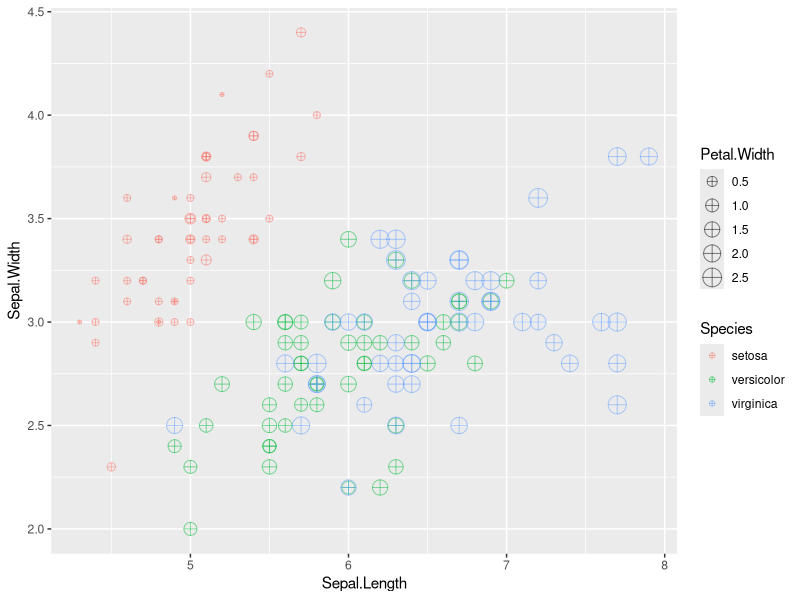
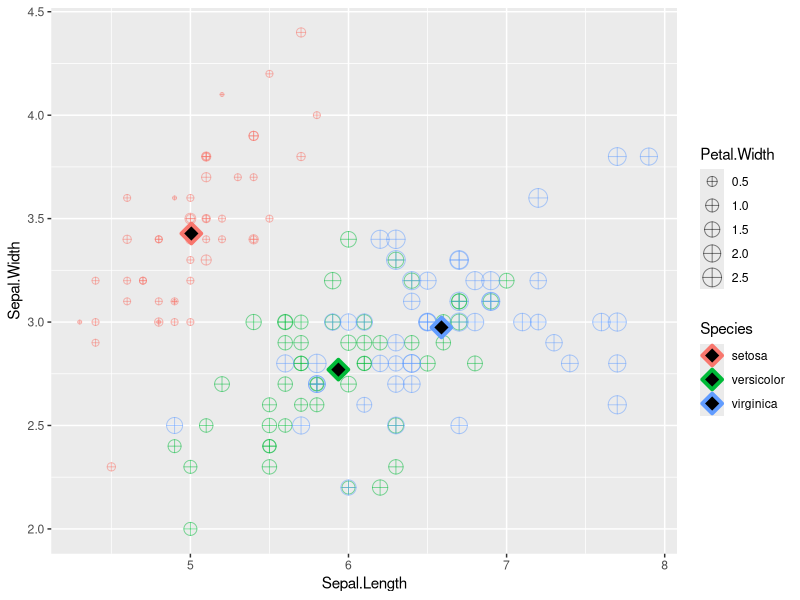
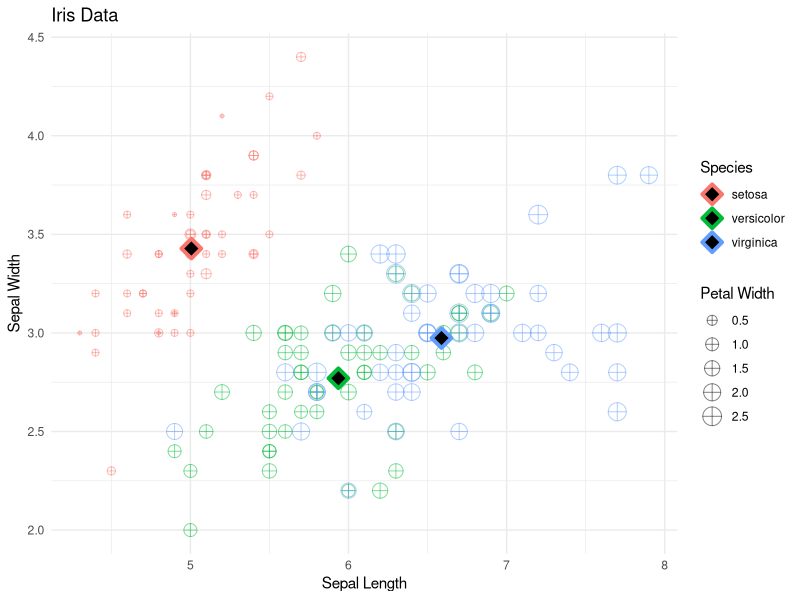

R code for these plots, in order:
install.packages("dplyr")
library(dplyr)

install.packages("ggplot2")
library(ggplot2)

"
1.Inspecciona el DataSet iris disponible directamente en R. 
Identifica las variables que contiene y su tipo, 
"
iris
str(iris)
head(iris)
names(iris)
dim(iris)

"
asegúrate de que no hayan datos faltantes y que los datos se encuentran listos para usarse.
"

df <- na.omit(iris)

"
2. Crea una gráfica de puntos que contenga Sepal.Lenght en el eje horizontal, 
Sepal.Width en el eje vertical, que identifique Species por color y 
que el tamaño de la figura está representado por Petal.Width. 
Asegúrate de que la geometría contenga shape = 10 y alpha = 0.5.
"
grafica.1 <- ggplot(df, aes(x=Sepal.Length, y = Sepal.Width, color = Species, size = Petal.Width)) + geom_point(shape = 10, alpha = 0.5)
grafica.1

"
3.Crea una tabla llamada iris_mean que contenga el promedio de todas las variables agrupadas por Species.
"
iris.mean <- df %>%
  group_by(Species) %>%
  summarize(Sepal.Length = mean(Sepal.Length),
            Sepal.Width = mean(Sepal.Width),
            Petal.Length = mean(Petal.Length),
            Petal.Width = mean(Petal.Width))
iris.mean

"
Con esta tabla, agrega a tu gráfica anterior otra geometría de puntos para agregar 
los promedios en la visualización. Asegúrate que el primer argumento de la geometría 
sea el nombre de tu tabla y que los parámetros sean shape = 23, size = 4, fill = 'black' 
y stroke = 2. 
"
grafica.2 <- grafica.1 + geom_point(data = iris.mean ,shape = 23, size =4, fill = "black", stroke = 2)
grafica.2

"
También agrega etiquetas, temas y los cambios necesarios para mejorar tu visualización.
"
grafica.3 <- grafica.2 +   labs(title = "Iris Data",
                  x = "Sepal Length",
                  y = "Sepal Width") +
  scale_size("Petal Width") +
  theme_minimal()
grafica.3
